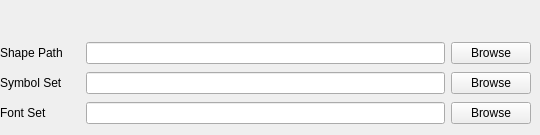
   <widget class="QWidget" name="pathTabForm">
    <property name="toolTip">
     <string>&lt;html&gt;&lt;head/&gt;&lt;body&gt;&lt;p&gt;Path configuration for the map object.&lt;/p&gt;&lt;/body&gt;&lt;/html&gt;</string>
    </property>
    <attribute name="title">
     <string>Path</string>
    </attribute>
    <attribute name="toolTip">
     <string>&lt;html&gt;&lt;head/&gt;&lt;body&gt;&lt;p&gt;Path configuration for the map object.&lt;/p&gt;&lt;/body&gt;&lt;/html&gt;</string>
    </attribute>
    <widget class="QWidget" name="layoutWidget">
     <property name="geometry">
      <rect>
       <x>0</x>
       <y>100</y>
       <width>531</width>
       <height>26</height>
      </rect>
     </property>
     <layout class="QHBoxLayout" name="horizontalLayout_8">
      <item>
       <widget class="QLabel" name="mf_map_fontset_label">
        <property name="minimumSize">
         <size>
          <width>80</width>
          <height>0</height>
         </size>
        </property>
        <property name="text">
         <string>Font Set</string>
        </property>
       </widget>
      </item>
      <item>
       <widget class="QLineEdit" name="mf_map_fontset"/>
      </item>
      <item>
       <widget class="QPushButton" name="mf_map_fontset_browse">
        <property name="text">
         <string>Browse</string>
        </property>
       </widget>
      </item>
     </layout>
    </widget>
    <widget class="QWidget" name="layoutWidget">
     <property name="geometry">
      <rect>
       <x>0</x>
       <y>70</y>
       <width>531</width>
       <height>26</height>
      </rect>
     </property>
     <layout class="QHBoxLayout" name="horizontalLayout_10">
      <item>
       <widget class="QLabel" name="mf_map_symbolset_label">
        <property name="minimumSize">
         <size>
          <width>80</width>
          <height>0</height>
         </size>
        </property>
        <property name="text">
         <string>Symbol Set</string>
        </property>
       </widget>
      </item>
      <item>
       <widget class="QLineEdit" name="mf_map_symbolset"/>
      </item>
      <item>
       <widget class="QPushButton" name="mf_map_symbolset_browse">
        <property name="text">
         <string>Browse</string>
        </property>
       </widget>
      </item>
     </layout>
    </widget>
    <widget class="QWidget" name="layoutWidget">
     <property name="geometry">
      <rect>
       <x>0</x>
       <y>40</y>
       <width>531</width>
       <height>26</height>
      </rect>
     </property>
     <layout class="QHBoxLayout" name="horizontalLayout_11">
      <item>
       <widget class="QLabel" name="mf_map_shapepath_label">
        <property name="minimumSize">
         <size>
          <width>80</width>
          <height>0</height>
         </size>
        </property>
        <property name="text">
         <string>Shape Path</string>
        </property>
       </widget>
      </item>
      <item>
       <widget class="QLineEdit" name="mf_map_shapepath"/>
      </item>
      <item>
       <widget class="QPushButton" name="mf_map_shapepath_browse">
        <property name="text">
         <string>Browse</string>
        </property>
       </widget>
      </item>
     </layout>
    </widget>
   </widget>
